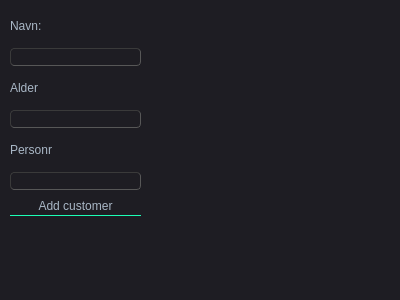
<?xml version="1.0" encoding="UTF-8"?>
<ui version="4.0">
 <class>addcustomer</class>
 <widget class="QDialog" name="addcustomer">
  <property name="geometry">
   <rect>
    <x>0</x>
    <y>0</y>
    <width>400</width>
    <height>300</height>
   </rect>
  </property>
  <property name="windowTitle">
   <string>Dialog</string>
  </property>
  <property name="styleSheet">
   <string notr="true">QMainWindow {
	background-color:#1e1d23;
}
QDialog {
	background-color:#1e1d23;
}
QColorDialog {
	background-color:#1e1d23;
}
QTextEdit {
	background-color:#1e1d23;
	color: #a9b7c6;
}
QPlainTextEdit {
	selection-background-color:#007b50;
	background-color:#1e1d23;
	border-style: solid;
	border-top-color: transparent;
	border-right-color: transparent;
	border-left-color: transparent;
	border-bottom-color: transparent;
	border-width: 1px;
	color: #a9b7c6;
}
QPushButton{
	border-style: solid;
	border-top-color: transparent;
	border-right-color: transparent;
	border-left-color: transparent;
	border-bottom-color: transparent;
	border-width: 1px;
	border-style: solid;
	color: #a9b7c6;
	padding: 2px;
	background-color: #1e1d23;
}
QPushButton::default{
	border-style: inset;
	border-top-color: transparent;
	border-right-color: transparent;
	border-left-color: transparent;
	border-bottom-color: #04b97f;
	border-width: 1px;
	color: #a9b7c6;
	padding: 2px;
	background-color: #1e1d23;
}
QToolButton {
	border-style: solid;
	border-top-color: transparent;
	border-right-color: transparent;
	border-left-color: transparent;
	border-bottom-color: #04b97f;
	border-bottom-width: 1px;
	border-style: solid;
	color: #a9b7c6;
	padding: 2px;
	background-color: #1e1d23;
}
QToolButton:hover{
	border-style: solid;
	border-top-color: transparent;
	border-right-color: transparent;
	border-left-color: transparent;
	border-bottom-color: #37efba;
	border-bottom-width: 2px;
	border-style: solid;
	color: #FFFFFF;
	padding-bottom: 1px;
	background-color: #1e1d23;
}
QPushButton:hover{
	border-style: solid;
	border-top-color: transparent;
	border-right-color: transparent;
	border-left-color: transparent;
	border-bottom-color: #37efba;
	border-bottom-width: 1px;
	border-style: solid;
	color: #FFFFFF;
	padding-bottom: 2px;
	background-color: #1e1d23;
}
QPushButton:pressed{
	border-style: solid;
	border-top-color: transparent;
	border-right-color: transparent;
	border-left-color: transparent;
	border-bottom-color: #37efba;
	border-bottom-width: 2px;
	border-style: solid;
	color: #37efba;
	padding-bottom: 1px;
	background-color: #1e1d23;
}
QPushButton:disabled{
	border-style: solid;
	border-top-color: transparent;
	border-right-color: transparent;
	border-left-color: transparent;
	border-bottom-color: #808086;
	border-bottom-width: 2px;
	border-style: solid;
	color: #808086;
	padding-bottom: 1px;
	background-color: #1e1d23;
}
QLineEdit {
	border-width: 1px; border-radius: 4px;
	border-color: rgb(58, 58, 58);
	border-style: inset;
	padding: 0 8px;
	color: #a9b7c6;
	background:#1e1d23;
	selection-background-color:#007b50;
	selection-color: #FFFFFF;
}
QLabel {
	color: #a9b7c6;
}
QLCDNumber {
	color: #37e6b4;
}
QProgressBar {
	text-align: center;
	color: rgb(240, 240, 240);
	border-width: 1px; 
	border-radius: 10px;
	border-color: rgb(58, 58, 58);
	border-style: inset;
	background-color:#1e1d23;
}
QProgressBar::chunk {
	background-color: #04b97f;
	border-radius: 5px;
}
QMenuBar {
	background-color: #1e1d23;
}
QMenuBar::item {
	color: #a9b7c6;
  	spacing: 3px;
  	padding: 1px 4px;
  	background: #1e1d23;
}

QMenuBar::item:selected {
  	background:#1e1d23;
	color: #FFFFFF;
}
QMenu::item:selected {
	border-style: solid;
	border-top-color: transparent;
	border-right-color: transparent;
	border-left-color: #04b97f;
	border-bottom-color: transparent;
	border-left-width: 2px;
	color: #FFFFFF;
	padding-left:15px;
	padding-top:4px;
	padding-bottom:4px;
	padding-right:7px;
	background-color: #1e1d23;
}
QMenu::item {
	border-style: solid;
	border-top-color: transparent;
	border-right-color: transparent;
	border-left-color: transparent;
	border-bottom-color: transparent;
	border-bottom-width: 1px;
	border-style: solid;
	color: #a9b7c6;
	padding-left:17px;
	padding-top:4px;
	padding-bottom:4px;
	padding-right:7px;
	background-color: #1e1d23;
}
QMenu{
	background-color:#1e1d23;
}
QTabWidget {
	color:rgb(0,0,0);
	background-color:#1e1d23;
}
QTabWidget::pane {
		border-color: rgb(77,77,77);
		background-color:#1e1d23;
		border-style: solid;
		border-width: 1px;
    	border-radius: 6px;
}
QTabBar::tab {
	border-style: solid;
	border-top-color: transparent;
	border-right-color: transparent;
	border-left-color: transparent;
	border-bottom-color: transparent;
	border-bottom-width: 1px;
	border-style: solid;
	color: #808086;
	padding: 3px;
	margin-left:3px;
	background-color: #1e1d23;
}
QTabBar::tab:selected, QTabBar::tab:last:selected, QTabBar::tab:hover {
  	border-style: solid;
	border-top-color: transparent;
	border-right-color: transparent;
	border-left-color: transparent;
	border-bottom-color: #04b97f;
	border-bottom-width: 2px;
	border-style: solid;
	color: #FFFFFF;
	padding-left: 3px;
	padding-bottom: 2px;
	margin-left:3px;
	background-color: #1e1d23;
}

QCheckBox {
	color: #a9b7c6;
	padding: 2px;
}
QCheckBox:disabled {
	color: #808086;
	padding: 2px;
}

QCheckBox:hover {
	border-radius:4px;
	border-style:solid;
	padding-left: 1px;
	padding-right: 1px;
	padding-bottom: 1px;
	padding-top: 1px;
	border-width:1px;
	border-color: rgb(87, 97, 106);
	background-color:#1e1d23;
}
QCheckBox::indicator:checked {

	height: 10px;
	width: 10px;
	border-style:solid;
	border-width: 1px;
	border-color: #04b97f;
	color: #a9b7c6;
	background-color: #04b97f;
}
QCheckBox::indicator:unchecked {

	height: 10px;
	width: 10px;
	border-style:solid;
	border-width: 1px;
	border-color: #04b97f;
	color: #a9b7c6;
	background-color: transparent;
}
QRadioButton {
	color: #a9b7c6;
	background-color: #1e1d23;
	padding: 1px;
}
QRadioButton::indicator:checked {
	height: 10px;
	width: 10px;
	border-style:solid;
	border-radius:5px;
	border-width: 1px;
	border-color: #04b97f;
	color: #a9b7c6;
	background-color: #04b97f;
}
QRadioButton::indicator:!checked {
	height: 10px;
	width: 10px;
	border-style:solid;
	border-radius:5px;
	border-width: 1px;
	border-color: #04b97f;
	color: #a9b7c6;
	background-color: transparent;
}
QStatusBar {
	color:#027f7f;
}
QSpinBox {
	color: #a9b7c6;	
	background-color: #1e1d23;
}
QDoubleSpinBox {
	color: #a9b7c6;	
	background-color: #1e1d23;
}
QTimeEdit {
	color: #a9b7c6;	
	background-color: #1e1d23;
}
QDateTimeEdit {
	color: #a9b7c6;	
	background-color: #1e1d23;
}
QDateEdit {
	color: #a9b7c6;	
	background-color: #1e1d23;
}
QComboBox {
	color: #a9b7c6;	
	background: #1e1d23;
}
QComboBox:editable {
	background: #1e1d23;
	color: #a9b7c6;
	selection-background-color: #1e1d23;
}
QComboBox QAbstractItemView {
	color: #a9b7c6;	
	background: #1e1d23;
	selection-color: #FFFFFF;
	selection-background-color: #1e1d23;
}
QComboBox:!editable:on, QComboBox::drop-down:editable:on {
	color: #a9b7c6;	
	background: #1e1d23;
}
QFontComboBox {
	color: #a9b7c6;	
	background-color: #1e1d23;
}
QToolBox {
	color: #a9b7c6;
	background-color: #1e1d23;
}
QToolBox::tab {
	color: #a9b7c6;
	background-color: #1e1d23;
}
QToolBox::tab:selected {
	color: #FFFFFF;
	background-color: #1e1d23;
}
QScrollArea {
	color: #FFFFFF;
	background-color: #1e1d23;
}
QSlider::groove:horizontal {
	height: 5px;
	background: #04b97f;
}
QSlider::groove:vertical {
	width: 5px;
	background: #04b97f;
}
QSlider::handle:horizontal {
	background: qlineargradient(x1:0, y1:0, x2:1, y2:1, stop:0 #b4b4b4, stop:1 #8f8f8f);
	border: 1px solid #5c5c5c;
	width: 14px;
	margin: -5px 0;
	border-radius: 7px;
}
QSlider::handle:vertical {
	background: qlineargradient(x1:1, y1:1, x2:0, y2:0, stop:0 #b4b4b4, stop:1 #8f8f8f);
	border: 1px solid #5c5c5c;
	height: 14px;
	margin: 0 -5px;
	border-radius: 7px;
}
QSlider::add-page:horizontal {
    background: white;
}
QSlider::add-page:vertical {
    background: white;
}
QSlider::sub-page:horizontal {
    background: #04b97f;
}
QSlider::sub-page:vertical {
    background: #04b97f;
}</string>
  </property>
  <widget class="QWidget" name="layoutWidget">
   <property name="geometry">
    <rect>
     <x>10</x>
     <y>10</y>
     <width>131</width>
     <height>206</height>
    </rect>
   </property>
   <layout class="QVBoxLayout" name="verticalLayout_5">
    <item>
     <layout class="QVBoxLayout" name="verticalLayout_4">
      <item>
       <layout class="QVBoxLayout" name="verticalLayout">
        <item>
         <widget class="QLabel" name="label">
          <property name="text">
           <string>Navn:</string>
          </property>
         </widget>
        </item>
        <item>
         <widget class="QLineEdit" name="navn">
          <property name="text">
           <string/>
          </property>
         </widget>
        </item>
       </layout>
      </item>
      <item>
       <layout class="QVBoxLayout" name="verticalLayout_2">
        <item>
         <widget class="QLabel" name="label_2">
          <property name="text">
           <string>Alder</string>
          </property>
         </widget>
        </item>
        <item>
         <widget class="QLineEdit" name="alder">
          <property name="text">
           <string/>
          </property>
         </widget>
        </item>
       </layout>
      </item>
      <item>
       <layout class="QVBoxLayout" name="verticalLayout_3">
        <item>
         <widget class="QLabel" name="label_3">
          <property name="text">
           <string>Personr</string>
          </property>
         </widget>
        </item>
        <item>
         <widget class="QLineEdit" name="personr">
          <property name="text">
           <string/>
          </property>
         </widget>
        </item>
       </layout>
      </item>
     </layout>
    </item>
    <item>
     <widget class="QPushButton" name="addcustomerBTN">
      <property name="text">
       <string>Add customer</string>
      </property>
     </widget>
    </item>
   </layout>
  </widget>
 </widget>
 <resources/>
 <connections/>
</ui>
